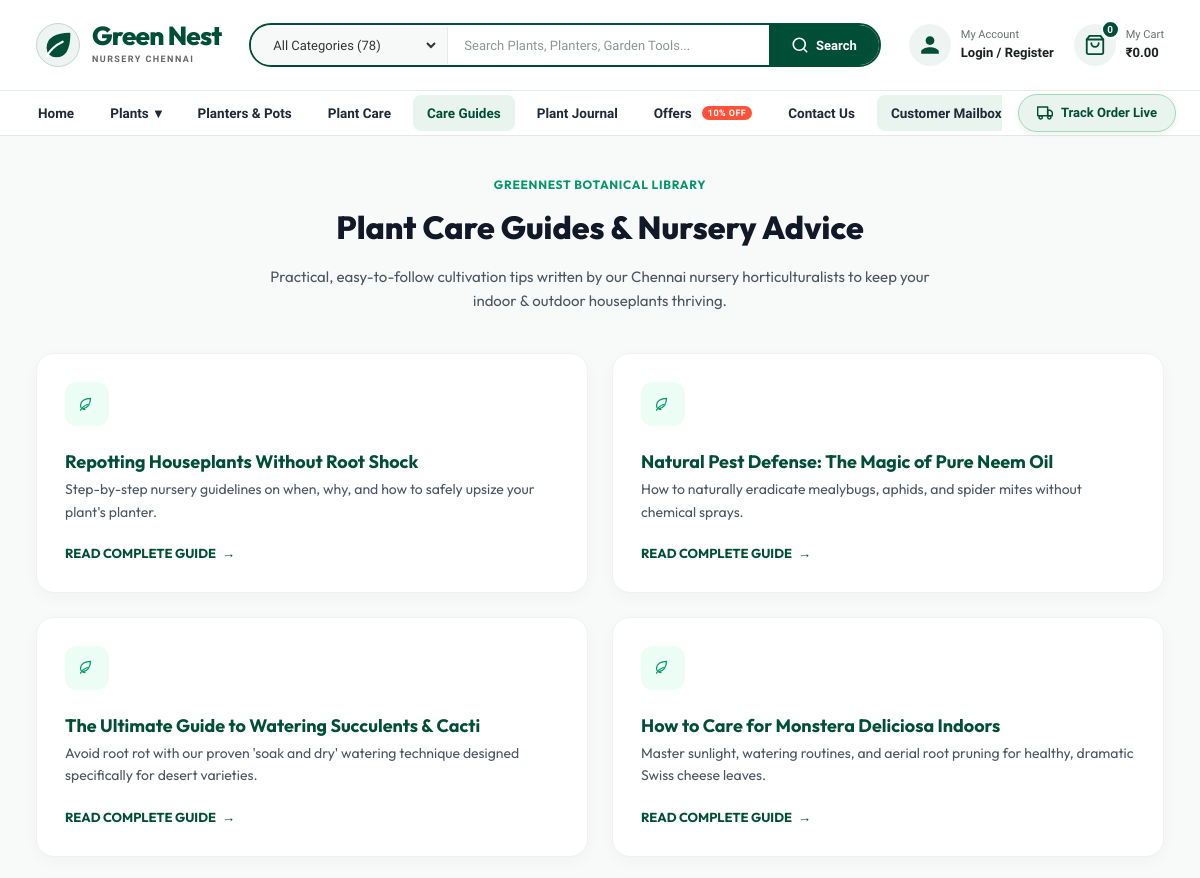
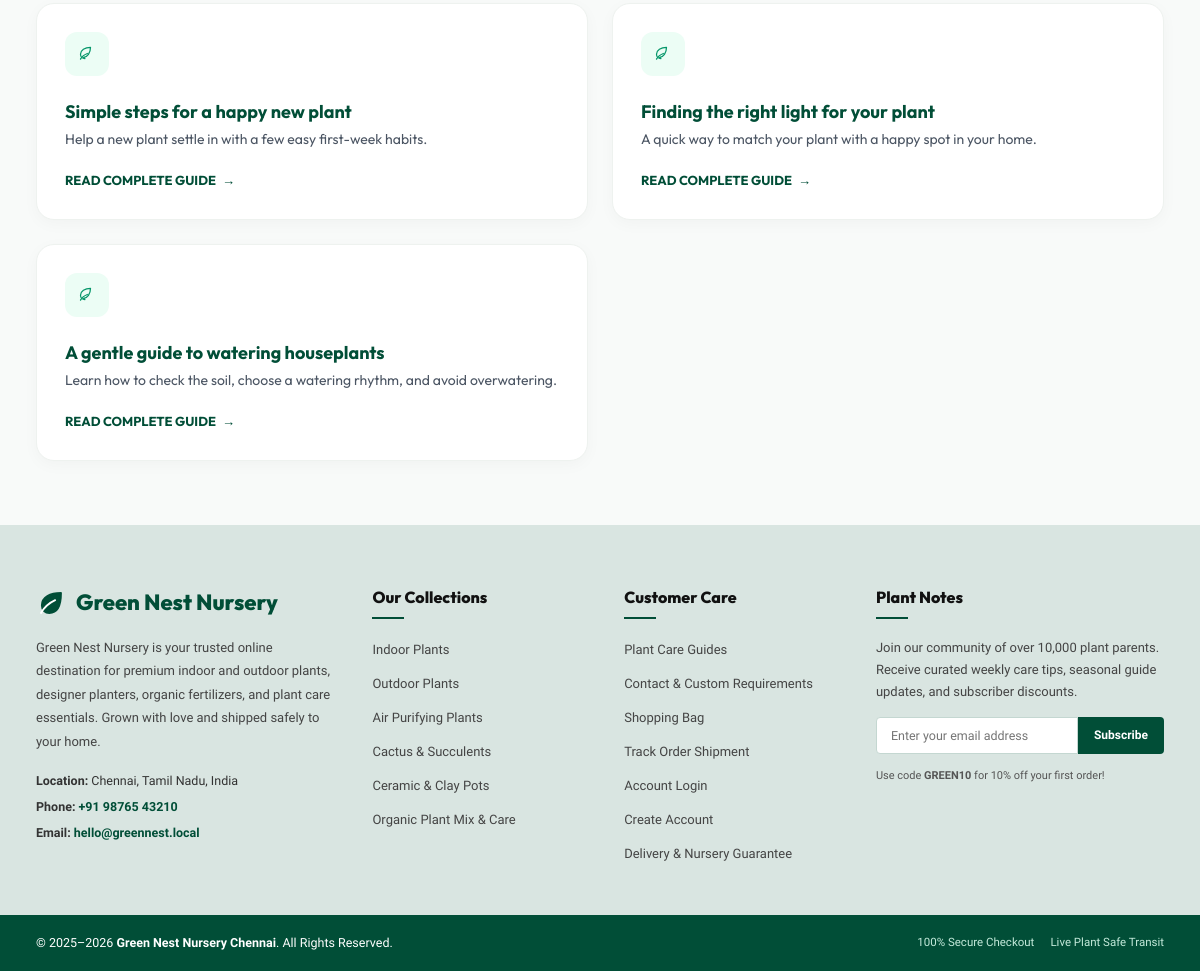
/guides/, run on the app's committed database (2 pictures, top to bottom).
### store/models.py (models this page shows, shortened)
class CareGuide(models.Model):
    title = models.CharField(max_length=160)
    slug = models.SlugField(max_length=180, unique=True, blank=True)
    summary = models.CharField(max_length=280)
    body = models.TextField()
    published = models.BooleanField(default=True)
    created_at = models.DateTimeField(auto_now_add=True)
    class Meta:
        ordering = ["-created_at"]

### store/views.py (the view)
# urls.py: path("guides/", views.care_guides, name="guides"),
def care_guides(request):
    return render(request, "store/guides.html", {"guides": CareGuide.objects.filter(published=True)})

### greennest/templates/store/guides.html (shortened to what this page needs)
{% extends "store/base.html" %}
{% load static %}
{% block content %}
<div class="guides-page-wrap">
  <div class="theme-container">
    <div class="guides-hero-header">
      <span style="font-size:12px; text-transform:uppercase; font-weight:700; color:#059669; letter-spacing:0.06em;"> GREENNEST BOTANICAL LIBRARY</span>
      <h1>Plant Care Guides & Nursery Advice</h1>
      <p>Practical, easy-to-follow cultivation tips written by our Chennai nursery horticulturalists to keep your indoor & outdoor houseplants thriving.</p>
    </div>
    <div class="guides-grid-layout">
      {% for guide in guides %}
      <article class="guide-card-modern">
        <div>
          <div class="guide-card-icon"><svg width="15" height="15" viewBox="0 0 24 24" fill="none" stroke="currentColor" stroke-width="2" stroke-linecap="round" stroke-linejoin="round" style="display:inline; vertical-align:-2px; margin-right:4px;"><path d="M11 20A7 7 0 0 1 4 13C4 7 11 2 20 2c0 9-5 16-11 16Z"/><path d="M4 21c2-4 6-7 11-9"/></svg></div>
          <h2 style="margin:0;"><a href="{% url 'store:guide_detail' guide.slug %}" class="guide-card-title">{{ guide.title }}</a></h2>
          <p class="guide-card-summary">{{ guide.summary }}</p>
        </div>
        <a href="{% url 'store:guide_detail' guide.slug %}" class="guide-card-cta">
          READ COMPLETE GUIDE <span>→</span>
        </a>
      </article>
      {% empty %}
      <p style="grid-column: 1 / -1; text-align: center; color: #6b7280;">Care guides will be published soon.</p>
      {% endfor %}
    </div>
  </div>
</div>
{% endblock %}

### greennest/templates/store/base.html (shortened to what this page needs)
{% load static %}
<!doctype html>
<html lang="en">
<head>
  <link rel="stylesheet" href="{% static 'storefront/css/styles.css' %}">
  <link rel="stylesheet" href="{% static 'storefront/css/responsive_enhancements.css' %}">
  <link rel="stylesheet" href="{% static 'storefront/css/journal.css' %}">
</head>
<body class="site-body">
{% block site_header %}
  <header class="header-main">
    <div class="theme-container header-row">
      <a class="header-logo" href="{% url 'store:home' %}" aria-label="Green Nest Nursery home">
        <div class="logo-leaf-icon" aria-hidden="true">
        </div>
        <div class="logo-text-block">
          <span class="logo-title">Green Nest</span>
          <span class="logo-subtitle">NURSERY CHENNAI</span>
        </div>
      </a>
      <div class="header-search-wrap">
        <form class="header-search-form" method="get" action="{% url 'store:shop' %}" id="headerSearchForm">
          <div class="search-category-dropdown">
            <select name="category" id="headerCategorySelect" aria-label="Filter by category" onchange="handleHeaderCategorySelect(this)">
              <option value="" {% if not category_slug %}selected{% endif %}>All Categories ({{ total_active_plants|default:"78" }})</option>
            </select>
          </div>
          <div class="search-input-wrap">
            <input type="search" name="q" id="headerSearchInput" value="{{ query|default:'' }}"
              placeholder="Search Plants, Planters, Garden Tools..." autocomplete="off">
          </div>
          <button type="submit" class="search-submit-btn" aria-label="Search products">
            <svg viewBox="0 0 24 24" width="18" height="18" fill="none" stroke="currentColor" stroke-width="2.2"
              stroke-linecap="round" stroke-linejoin="round">
              <circle cx="11" cy="11" r="8" />
              <path d="m21 21-4.35-4.35" />
            </svg>
            <span>Search</span>
          </button>
        </form>
      </div>
      <div class="header-actions-group">
        <div class="header-account-block">
          <div class="action-icon-circle">
            <svg viewBox="0 0 24 24" width="22" height="22" fill="currentColor">
              <path
                d="M12 12c2.7 0 4.8-2.1 4.8-4.8S14.7 2.4 12 2.4 7.2 4.5 7.2 7.2 9.3 12 12 12Zm0 2.4c-3.2 0-9.6 1.6-9.6 4.8v2.4h19.2v-2.4c0-3.2-6.4-4.8-9.6-4.8Z" />
            </svg>
          </div>
          <div class="account-labels">
            <span class="acc-top">My Account</span>
            {% if user.is_authenticated %}
            <a class="acc-sub" href="{% url 'store:customer_dashboard' %}">{{ user.username|truncatechars:12 }} ▾</a>
            {% else %}
            <a class="acc-sub" href="{% url 'store:login' %}">Login / Register</a>
            {% endif %}
          </div>
        </div>
        <a class="header-cart-block" href="{% url 'store:cart' %}" title="View shopping cart">
          <div class="action-icon-circle cart-icon-circle">
            <svg viewBox="0 0 24 24" width="22" height="22" fill="none" stroke="currentColor" stroke-width="2"
              stroke-linecap="round" stroke-linejoin="round">
              <path d="M6 2 3 6v14a2 2 0 0 0 2 2h14a2 2 0 0 0 2-2V6l-3-4Z" />
              <line x1="3" y1="6" x2="21" y2="6" />
              <path d="M16 10a4 4 0 0 1-8 0" />
            </svg>
            <span class="cart-pill-badge">{{ cart_item_count }}</span>
          </div>
          <div class="cart-labels">
            <span class="cart-title">My Cart</span>
            <span class="cart-total-price">₹{{ cart_subtotal }}</span>
          </div>
        </a>
      </div>
    </div>
  </header>
  <nav class="navigation-bar">
    <div class="theme-container nav-container">
            <ul class="nav-list">
        <li class="nav-item">
          <a class="nav-link {% if request.path == '/' and not category_slug and not request.GET.offer %}active{% endif %}" href="{% url 'store:home' %}">
            <span>Home</span>
          </a>
        </li>
        <li class="nav-item nav-has-dropdown">
          <a class="nav-link {% if category_slug in 'indoor-plants outdoor-plants air-purifying-plants cactus-succulents' %}active{% endif %}" href="{% url 'store:shop' %}">
            <span>Plants</span>
            <span class="nav-arrow">▾</span>
          </a>
        </li>
        <li class="nav-item">
          <a class="nav-link {% if category_slug == 'planters-pots' %}active{% endif %}" href="{% url 'store:shop' %}?category=planters-pots">Planters &amp; Pots</a>
        </li>
        <li class="nav-item">
          <a class="nav-link {% if category_slug == 'plant-care-tools' %}active{% endif %}" href="{% url 'store:shop' %}?category=plant-care-tools">Plant Care</a>
        </li>
        <li class="nav-item">
          <a class="nav-link {% if request.resolver_match.url_name == 'guides' or request.resolver_match.url_name == 'guide_detail' %}active{% endif %}" href="{% url 'store:guides' %}">Care Guides</a>
        </li>
        <li class="nav-item">
          <a class="nav-link {% if 'journal' in request.path %}active{% endif %}" href="{% url 'store:journal_list' %}">Plant Journal</a>
        </li>
        <li class="nav-item">
          <a class="nav-link nav-offer-link {% if request.GET.offer == 'true' %}active{% endif %}" href="{% url 'store:shop' %}?offer=true" style="display: inline-flex; align-items: center; gap: 7px;">
            <span>Offers</span>
            <span class="offer-pill" style="margin-left: 4px; display: inline-block;">10% OFF</span>
          </a>
        </li>
        <li class="nav-item">
          <a class="nav-link {% if request.resolver_match.url_name == 'contact' %}active{% endif %}" href="{% url 'store:contact' %}">Contact Us</a>
        </li>
        <li class="nav-item">
          <a class="nav-link {% if 'inbox' in request.path %}active{% endif %}" href="{% url 'store:inbox' %}" style="color: #014e37; font-weight: 700; background: #eaf4ee; border-radius: 8px; margin-block: 4px; display: inline-flex; align-items: center; gap: 7px; padding: 6px 12px;" title="View Live Email Invoices">
            <span>Customer Mailbox</span>
          </a>
        </li>
      </ul>
      <a href="{% url 'store:orders' %}" class="nav-call-badge" style="text-decoration: none; cursor: pointer; display: inline-flex; align-items: center; gap: 7px; font-weight: 700; background: #eaf4ee; color: #014e37; padding: 7px 16px; border-radius: 20px; border: 1.5px solid #a3d9bc; transition: all 0.2s ease; box-shadow: 0 2px 6px rgba(1, 78, 55, 0.08);" title="Track Your Live Shipment Status">
        <span>Track Order Live</span>
      </a>
    </div>
  </nav>
{% endblock site_header %}
  <main class="main-site-content">
    {% block content %}{% endblock %}
  </main>
{% block site_footer %}
  <footer class="site-footer">
    <div class="footer-top-wrap">
      <div class="theme-container footer-grid">
        <div class="footer-col footer-col-about">
          <div class="footer-brand-lockup">
            <span class="footer-brand-name">Green Nest Nursery</span>
          </div>
          <p class="footer-about-text">
            Green Nest Nursery is your trusted online destination for premium indoor and outdoor plants, designer
            planters, organic fertilizers, and plant care essentials. Grown with love and shipped safely to your home.
          </p>
          <div class="footer-contact-details">
            <p><strong>Location:</strong> Chennai, Tamil Nadu, India</p>
            <p><strong>Phone:</strong> <a href="tel:+919876543210">+91 98765 43210</a></p>
            <p><strong>Email:</strong> <a href="mailto:hello@greennest.local">hello@greennest.local</a></p>
          </div>
        </div>
        <div class="footer-col">
          <h3 class="footer-col-title">Our Collections</h3>
          <ul class="footer-links-list">
            <li><a href="{% url 'store:shop' %}?category=indoor-plants">Indoor Plants</a></li>
            <li><a href="{% url 'store:shop' %}?category=outdoor-plants">Outdoor Plants</a></li>
            <li><a href="{% url 'store:shop' %}?category=air-purifying-plants">Air Purifying Plants</a></li>
            <li><a href="{% url 'store:shop' %}?category=cactus-succulents">Cactus & Succulents</a></li>
            <li><a href="{% url 'store:shop' %}?category=planters-pots">Ceramic & Clay Pots</a></li>
            <li><a href="{% url 'store:shop' %}?category=plant-care-tools">Organic Plant Mix & Care</a></li>
          </ul>
        </div>
        <div class="footer-col">
          <h3 class="footer-col-title">Customer Care</h3>
          <ul class="footer-links-list">
            <li><a href="{% url 'store:guides' %}">Plant Care Guides</a></li>
            <li><a href="{% url 'store:contact' %}">Contact &amp; Custom Requirements</a></li>
            <li><a href="{% url 'store:cart' %}">Shopping Bag</a></li>
            <li><a href="{% url 'store:orders' %}">Track Order Shipment</a></li>
            {% if user.is_authenticated %}
            <li><a href="{% url 'store:orders' %}">Track My Orders</a></li>
            <li><a href="{% url 'store:reminders' %}">Plant Care Reminders</a></li>
            {% else %}
            <li><a href="{% url 'store:login' %}">Account Login</a></li>
            <li><a href="{% url 'store:register' %}">Create Account</a></li>
            {% endif %}
            <li><a href="{% url 'store:home' %}#services">Delivery & Nursery Guarantee</a></li>
          </ul>
        </div>
        <div class="footer-col">
          <h3 class="footer-col-title">Plant Notes</h3>
          <p class="footer-newsletter-intro">Join our community of over 10,000 plant parents. Receive curated weekly
            care tips, seasonal guide updates, and subscriber discounts.</p>
          <form class="footer-newsletter-form" method="post" action="{% url 'store:subscribe' %}">
            <div class="newsletter-input-group">
              <input type="email" name="email" placeholder="Enter your email address" required>
              <button type="submit">Subscribe</button>
            </div>
            <span class="newsletter-subtext">Use code <strong>GREEN10</strong> for 10% off your first order!</span>
          </form>
        </div>
      </div>
    </div>
    <div class="footer-bottom-bar">
      <div class="theme-container footer-bottom-inner">
        <p class="copyright-line">© 2025–2026 <strong>Green Nest Nursery Chennai</strong>. All Rights Reserved.</p>
        <div class="footer-badges">
          <span class="secure-badge">100% Secure Checkout</span>
          <span class="delivery-badge">Live Plant Safe Transit</span>
        </div>
      </div>
    </div>
  </footer>
{% endblock site_footer %}
</body>
</html>

### data on the page
CareGuide: title "Repotting Houseplants Without Root Shock", summary "Step-by-step nursery guidelines on when, why, and how to safely upsize your plant's planter."
CareGuide: title "Natural Pest Defense: The Magic of Pure Neem Oil", summary "How to naturally eradicate mealybugs, aphids, and spider mites without chemical sprays."
CareGuide: title "The Ultimate Guide to Watering Succulents & Cacti", summary "Avoid root rot with our proven 'soak and dry' watering technique designed specifically for desert varieties."
CareGuide: title "How to Care for Monstera Deliciosa Indoors", summary "Master sunlight, watering routines, and aerial root pruning for healthy, dramatic Swiss cheese leaves."
CareGuide: title "Simple steps for a happy new plant", summary "Help a new plant settle in with a few easy first-week habits."
CareGuide: title "Finding the right light for your plant", summary "A quick way to match your plant with a happy spot in your home."
CareGuide: title "A gentle guide to watering houseplants", summary "Learn how to check the soil, choose a watering rhythm, and avoid overwatering."

### other printed values
{{ cart_item_count }} "0"
{{ cart_subtotal }} "0.00"
